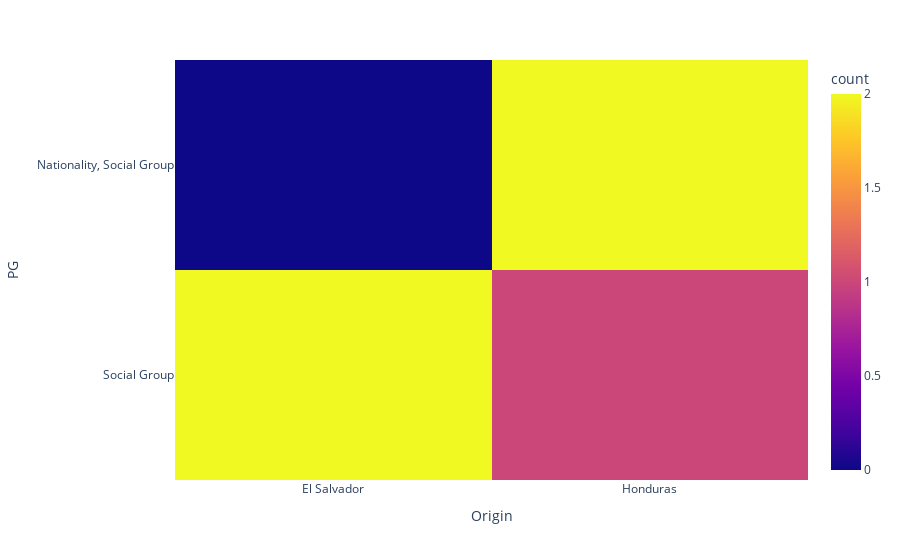

Notebook cell for this chart:
### Code cell
heat_matrix(df, 'Origin', 'PG', 'Quynh Vu Bain')

### Figure 1 — Plotly figure (JSON) as saved in the notebook; plotly's stock layout.template omitted (floating-point values rounded to 4 significant figures)
{"data": [{"coloraxis": "coloraxis", "hovertemplate": "Origin=%{x}<br>PG=%{y}<br>count=%{z}<extra></extra>", "name": "", "type": "histogram2d", "x": ["El Salvador", "Honduras", "Honduras", "El Salvador", "Honduras"], "xaxis": "x", "xbingroup": "x", "y": ["Social Group", "Social Group", "Nationality, Social Group", "Social Group", "Nationality, Social Group"], "yaxis": "y", "ybingroup": "y"}], "layout": {"coloraxis": {"colorbar": {"title": {"text": "count"}}, "colorscale": [[0, "#0d0887"], [0.1111, "#46039f"], [0.2222, "#7201a8"], [0.3333, "#9c179e"], [0.4444, "#bd3786"], [0.5556, "#d8576b"], [0.6667, "#ed7953"], [0.7778, "#fb9f3a"], [0.8889, "#fdca26"], [1, "#f0f921"]]}, "legend": {"tracegroupgap": 0}, "margin": {"t": 60}, "xaxis": {"anchor": "y", "domain": [0, 1], "title": {"text": "Origin"}}, "yaxis": {"anchor": "x", "domain": [0, 1], "title": {"text": "PG"}}}}
